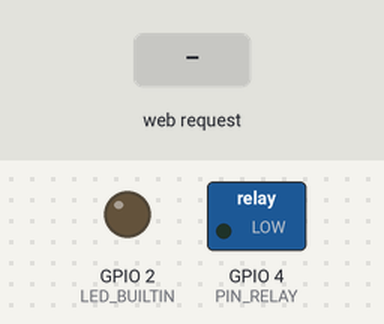
The sketch below on a simulated ESP32. Parts: switched loads named in the sketch (green lamp = pin HIGH), output pins drawn as LEDs (lit = HIGH). The test bench sets the inputs (shaded band). WiFi joins after 1.5 s; servers stay silent unless stated; what the sketch prints to the serial monitor is not drawn.

Above: at 2.7 s.
2.8 s: HTTP request GET /on received
At 3.8 s:
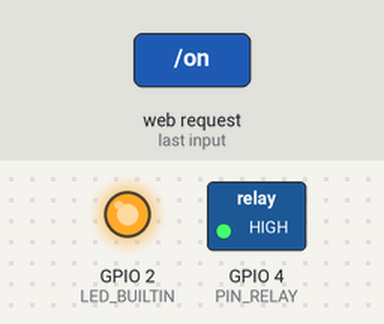
4.3 s: HTTP request GET /off received
At 4.9 s:
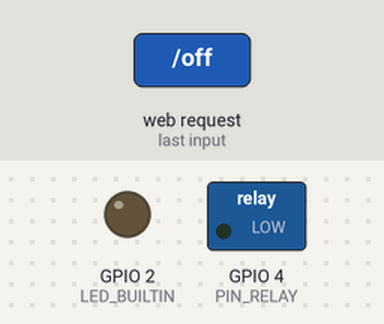
Timing chart, 0 to 7.3 s (numbered marks = the images above; inputs shaded):
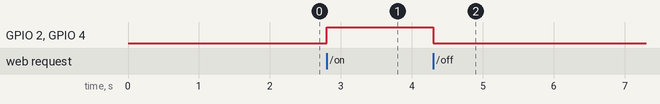

Measured:
- after the input at 2.8 s, GPIO 2 (LED_BUILTIN), GPIO 4 (PIN_RELAY): LOW → HIGH at once
- after the input at 4.3 s, GPIO 2 (LED_BUILTIN), GPIO 4 (PIN_RELAY): HIGH → LOW at once

The sketch:

Servidor_Web.ino
```cpp
#include <WiFi.h>

WiFiServer server(80);

const char* ssid = "ACNET2";
const char* password = "";

String header;       // Variable para guardar el HTTP request
const int PIN_RELAY = 4 ;

//------------------------CODIGO HTML------------------------------
String pagina = "<!DOCTYPE html>"
                "<html>"
                "<head>"
                "<meta charset='utf-8' />"
                "<title>Servidor Web ESP32</title>"
                "</head>"
                "<body>"
                "<center>"
                "<h1>Servidor Web ESP32</h1>"
                "<p><a href='/on'><button style='height:50px;width:100px;color:green'>ON</button></a></p>"
                "<p><a href='/off'><button style='height:50px;width:100px;color:red'>OFF</button></a></p>"
                "</center>"
                "</body>"
                "</html>";


void setup() {
  Serial.begin(115200);
  Serial.println("");

  pinMode(PIN_RELAY, OUTPUT);
  pinMode(LED_BUILTIN, OUTPUT);
  digitalWrite(PIN_RELAY, LOW);

  // Conexión WIFI
  WiFi.begin(ssid, password);
  //Cuenta 500 milisegundos para preguntar nuevamente si se pudo conectar
  while (WiFi.status() != WL_CONNECTED) {
    delay(500);
    Serial.print(".");
  }
  Serial.println("");
  Serial.println("WiFi conectado");
  Serial.println(WiFi.localIP());
  server.begin();  // iniciamos el servidor
}

void loop() {
  WiFiClient client = server.available();  // Escucha a los clientes entrantes. Verifica si hay alguna solicitud de conexión pendiente

  if (client) {                     // Si se conecta un nuevo cliente

    String currentLine = "";        //

    while (client.connected()) {    // loop mientras el cliente está conectado
      if (client.available()) {     // si hay bytes para leer desde el cliente. Devuelve el número de bytes disponibles para lectura en el búfer de entrada del cliente
        char c = client.read();     // lee un byte y lo elimina del buffer
        header += c;
        if (c == '\n') {  // si el byte es un caracter de salto de linea
          if (currentLine.length() == 0) {
            client.println("HTTP/1.1 200 OK");        //la solicitud HTTP se ha procesado correctamente.
            client.println("Content-type:text/html"); //establece el tipo de contenido que se enviará al cliente en la respuesta. En este caso se trata de una página HTML.
            client.println("Connection: close");      //la conexión entre el servidor y el cliente se cerrará después de enviar la respuesta
            client.println();

            // enciende y apaga el GPIO
            if (header.indexOf("GET /on") >= 0) {   //busca la primera aparición de "GET /on" y devuelve la posición donde se encuentra. Si no se encuentra devuelve -1
              digitalWrite(LED_BUILTIN, HIGH);
              digitalWrite(PIN_RELAY, HIGH);
            } else if (header.indexOf("GET /off") >= 0) {
              digitalWrite(LED_BUILTIN, LOW);
              digitalWrite(PIN_RELAY, LOW);
            }

            // Muestra la página web
            client.println(pagina);

           // la respuesta HTTP temina con una linea en blanco
            client.println();
            break;
          } else {  // si tenemos una nueva linea limpiamos currentLine
            currentLine = "";
          }
        } else if (c != '\r') {  // si C es distinto al caracter de retorno de carro
          currentLine += c;      // lo agrega al final de currentLine
        }
      }
    }
    // Limpiamos la variable header
    header = "";
    // Cerramos la conexión
    client.stop();
  }
}
```
